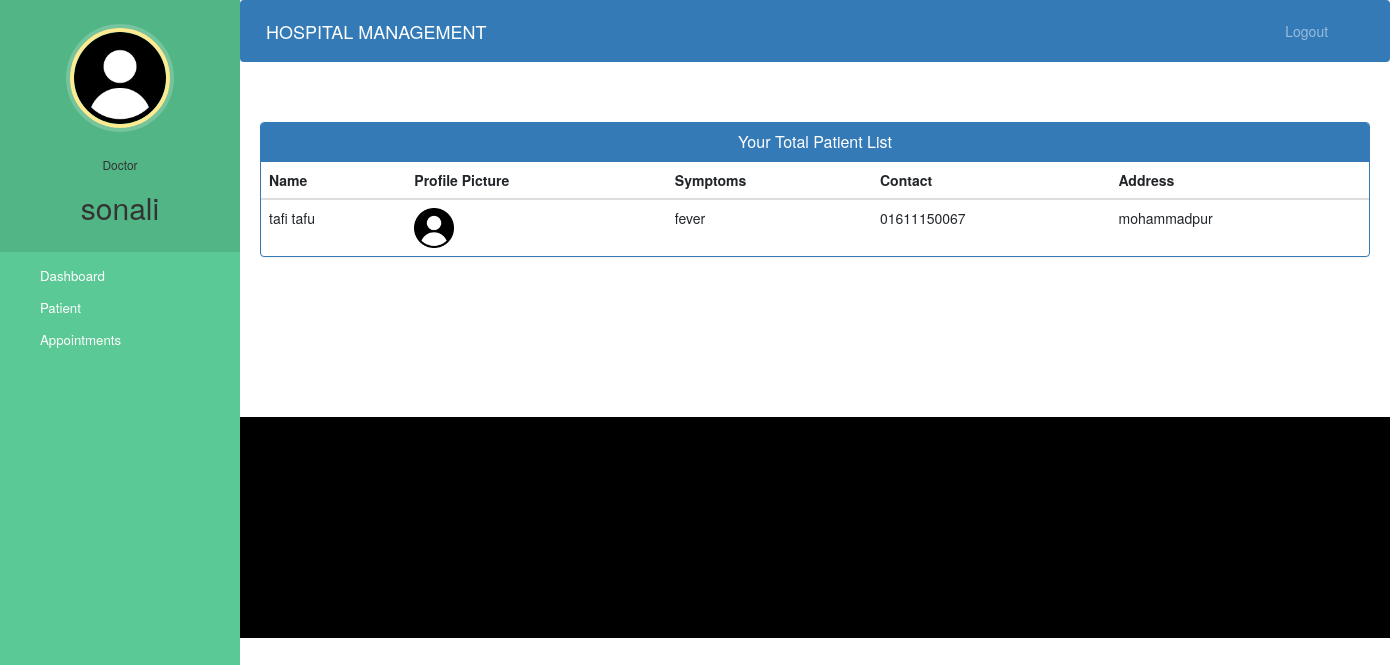
The app's page /doctor-view-patient (signed in) with its own data.
### hospital/models.py (models this page shows, shortened)
class Doctor(models.Model):
    user=models.OneToOneField(User,on_delete=models.CASCADE)
    profile_pic= models.ImageField(upload_to='profile_pic/DoctorProfilePic/',null=True,blank=True)
    address = models.CharField(max_length=40)
    mobile = models.CharField(max_length=20,null=True)
    department= models.CharField(max_length=50,choices=departments,default='Cardiologist')
    status=models.BooleanField(default=False)

class Patient(models.Model):
    user=models.OneToOneField(User,on_delete=models.CASCADE)
    profile_pic= models.ImageField(upload_to='profile_pic/PatientProfilePic/',null=True,blank=True)
    address = models.CharField(max_length=40)
    mobile = models.CharField(max_length=20,null=False)
    symptoms = models.CharField(max_length=100,null=False)
    assignedDoctorId = models.PositiveIntegerField(null=True)
    admitDate=models.DateField(auto_now=True)
    status=models.BooleanField(default=False)
    @property
    def get_name(self):
        return self.user.first_name+" "+self.user.last_name

### hospital/views.py (the view)
# urls.py: path('doctor-view-patient', views.doctor_view_patient_view,name='doctor-view-patient'),
@login_required(login_url='doctorlogin')
@user_passes_test(is_doctor)
def doctor_view_patient_view(request):
    patients=models.Patient.objects.all().filter(status=True,assignedDoctorId=request.user.id)
    doctor=models.Doctor.objects.get(user_id=request.user.id) #for profile picture of doctor in sidebar
    return render(request,'hospital/doctor_view_patient.html',{'patients':patients,'doctor':doctor})

### hospital/views.py (called while the page is built)
def is_doctor(user):
    return user.groups.filter(name='DOCTOR').exists()

### templates/hospital/doctor_view_patient.html (shortened to what this page needs)
{% extends 'hospital/doctor_base.html' %}
{% block content %}
{%load static%}
<head>
  <link href="//netdna.bootstrapcdn.com/bootstrap/3.0.0/css/bootstrap.min.css" rel="stylesheet" id="bootstrap-css">
</head>
<div class="container">
  <div class="panel panel-primary">
    <div class="panel-heading">
      <h6 class="panel-title">Your Total Patient List</h6>
    </div>
    <table class="table table-hover" id="dev-table">
      <thead>
        <tr>
          <th>Name</th>
          <th>Profile Picture</th>
          <th>Symptoms</th>
          <th>Contact</th>
          <th>Address</th>
        </tr>
      </thead>
      {% for p in patients %}
      <tr>
        <td> {{p.get_name}}</td>
        <td> <img src="{% static p.profile_pic.url %}" alt="Profile Pic" height="40px" width="40px" /></td>
        <td>{{p.symptoms}}</td>
        <td>{{p.mobile}}</td>
        <td>{{p.address}}</td>
      </tr>
      {% endfor %}
    </table>
  </div>
</div>
{% endblock content %}

### templates/hospital/doctor_base.html (shortened to what this page needs)
<!DOCTYPE html>
{% load static %}
<html lang="en">
<head>
  <link rel="stylesheet" href="https://stackpath.bootstrapcdn.com/bootstrap/4.3.1/css/bootstrap.min.css">
  <link rel="stylesheet" href="https://maxcdn.bootstrapcdn.com/font-awesome/4.7.0/css/font-awesome.min.css">
</head>
<body>
  <nav class="menu" tabindex="0">
    <header class="avatar">
      <img src="{% static doctor.profile_pic.url %}" alt="Profile Pic" />
      <br><br>
      <h6>Doctor</h6>
      <h2>{{request.user.first_name}}</h2>
    </header>
    <ul>
      <li tabindex="0" class="icon-dashboard"> <a style="color:white; text-decoration:none;" href="/doctor-dashboard"><span>Dashboard</span></a> </li>
      <li tabindex="0" class="icon-users"> <a style="color:white; text-decoration:none;" href="/doctor-patient"><span>Patient</span></a></li>
      <li tabindex="0" class="icon-calendar"> <a style="color:white; text-decoration:none;" href="/doctor-appointment"><span>Appointments</span></a></li>
    </ul>
  </nav>
  <main>
    <div class="bs-example">
      <nav class="navbar navbar-expand-md  navbar-dark fixed-top" style="background:#337AB7;">
        <a href="/doctor-dashboard" class="navbar-brand">HOSPITAL MANAGEMENT</a>
        <div class="collapse navbar-collapse justify-content-between" id="navbarCollapse">
          <div class="navbar-nav" style=" margin-left: 90%;">
            <a href="/logout" class="nav-item nav-link">Logout</a>
          </div>
        </div>
      </nav>
    </div>
    <br><br>
    {% block content %}
    {% endblock content %}
    <br><br><br><br><br><br><br>
    <footer>
      <br>
      <div class="container">
        <div class="row">
          <div class="col-md-12 col-sm-12">
          </div>
        </div>
      </div>
    </footer>
  </main>
</body>
</html>

### templates/hospital/doctor_base.html (style rules this page uses)
a:link { text-decoration: none; }
a { color: white; }
footer { padding: 0px 0px 0px 0px; background-color: black; margin: 0px; }
body { padding-left: 240px; }
main { position: relative; height: 100vh; }
.menu { background: #5bc995; height: 100vh; width: 240px; position: fixed; top: 0px; left: 0; z-index: 5; outline: none; }
.menu .avatar { background: rgba(0, 0, 0, 0.1); padding: 2em 0.5em; text-align: center; }
.menu .avatar img { width: 100px; border-radius: 50%; overflow: hidden; border: 4px solid #ffea92; box-shadow: 0 0 0 4px rgba(255, 255, 255, 0.2); }
.menu .avatar h2 { font-weight: normal; margin-bottom: 0; }
.menu ul { list-style: none; padding: 0.5em 0; margin: 0; }
.menu ul li { padding: 0.5em 1em 0.5em 3em; font-size: 0.95em; font-weight: regular; background-repeat: no-repeat; background-position: left 15px center; background-size: auto 20px; transition: all 0.15s linear; cursor: pointer; }
.menu ul li.icon-dashboard { background-image: url("http://www.entypo.com/images//gauge.svg"); }
.menu ul li.icon-users { background-image: url("http://www.entypo.com/images//users.svg"); }
.menu ul li.icon-calendar { background-image: url("http://www.entypo.com/images//calendar.svg"); }

### templates/hospital/doctor_view_patient.html (style rules this page uses)
a:link { text-decoration: none; }
h6 { text-align: center; }
.row { margin: 100px; }

### records on screen
Doctor: profile_pic (placeholder picture)
Patient: get_name "tafi tafu", profile_pic (placeholder picture), symptoms "fever", mobile "01611150067", address "mohammadpur"

### other values on screen
{{ request.user.first_name }} "sonali"
